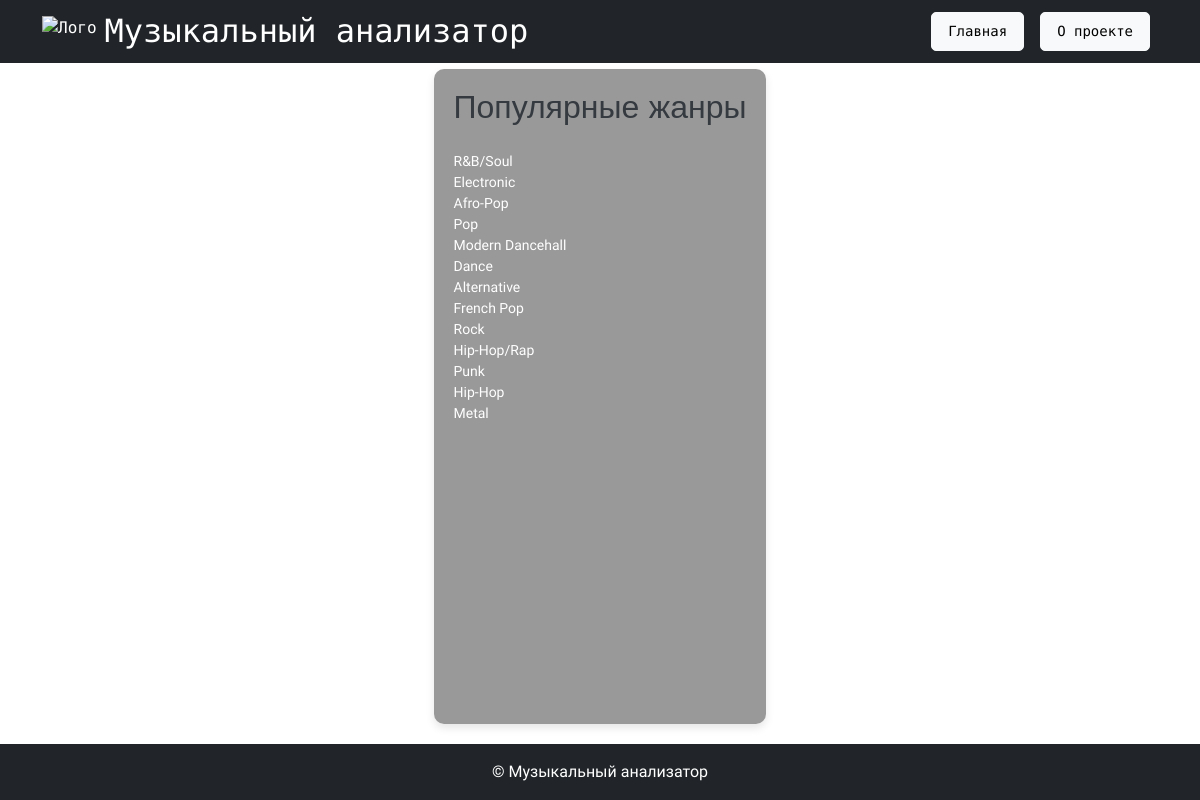
Page /popular.html/ on the committed database.
### music_app/models.py (models this page shows, shortened)
class Genre(models.Model):
    name = models.CharField(max_length=100, unique=True)

### music_app/views.py (the view)
# urls.py: path('popular.html/', views.popular_genres, name='popular_genres'),
def popular_genres(request):
    genres = Genre.objects.all()
    return render(request, 'popular.html', {'genres': genres})

### music_app/templates/popular.html (shortened to what this page needs)
{%load static%}
<!DOCTYPE html>
<html lang="ru">
<head>
    <link href="https://cdn.jsdelivr.net/npm/bootstrap@5.3.0/dist/css/bootstrap.min.css" rel="stylesheet">
    <link rel="stylesheet" href="{%static 'style.css'%}">
</head>
<body>
    <header class="bg-dark py-2 fixed-top">
        <div class="container d-flex align-items-center justify-content-between">
            <div class="logo d-flex align-items-center">
                <img src="https://encrypted-tbn0.gstatic.com/images?q=tbn:ANd9GcSvWVyqAGgbWCLumXg_cthZMNUnGrGWFNrgXg&s" alt="Лого" height="30" class="me-2">
                <h2 class="text-white m-0">Музыкальный анализатор</h2>
            </div>
            <div class="nav-buttons d-none d-md-flex">
                <a href="{% url 'index' %}" class="btn btn-sm btn-light mx-2">Главная</a>
                <a href="{% url 'about' %}" class="btn btn-sm btn-light mx-2">О проекте</a>
            </div>
        </div>
    </header>
    <main class="container content mt-5">
        <div class="genres-content">
            <h1 class="text-center mb-4">Популярные жанры</h1>
            {% for genre in genres %}
                <a>{{ genre.name }}</a><br>
            {% endfor %}
        </div>
    </main>
    <footer class="bg-dark text-white text-center py-3 mt-auto">
        <div class="container">
            &copy; Музыкальный анализатор
        </div>
    </footer>
</body>
</html>

### static/style.css (style rules this page uses)
body { background-image: url('background.jpeg'); background-size: cover; animation: slidein 100s infinite alternate forwards; color: #fff; font-family: 'PT Sans Narrow', sans-serif; display: flex; flex-direction: column; min-height: 100vh; margin: 0; }
.bg-dark { background-color: rgba(0, 0, 0, 0.8); }
h1, h2, h3, h4, h5, h6 { color: #343a40; }
h1 { font-family: 'Russo One', sans-serif; font-size: 2rem; }
h2, h3, h4, h5, h6 { font-family: 'Rubik Mono One', sans-serif; }
header { padding: 10px 0; font-family: 'Rubik Mono One', sans-serif; }
footer { padding: 10px 0; margin-top: auto; background-color: rgba(0, 0, 0, 0.8); }
.content { margin-top: 80px; display: flex; flex-direction: column; align-items: center; justify-content: center; flex-grow: 1; }
.nav-buttons .btn { font-size: 0.875rem; padding: 0.5rem 1rem; margin: 0.25rem; }
.about-content, .artists-content, .daysongs-content, .genres-content, .trends-content { font-size: 0.875rem; padding: 20px; background-color: rgba(128, 128, 128, 0.8); border-radius: 10px; box-shadow: 0 4px 8px rgba(0, 0, 0, 0.1); margin: 20px auto; max-width: 1200px; height: calc(100vh - 145px); }
.nav-buttons a { color: black; text-decoration: none; padding: 5px 10px; border-radius: 5px; }

### rows in the picture
Genre: name "R&B/Soul"
Genre: name "Electronic"
Genre: name "Afro-Pop"
Genre: name "Pop"
Genre: name "Modern Dancehall"
Genre: name "Dance"
Genre: name "Alternative"
Genre: name "French Pop"
Genre: name "Rock"
Genre: name "Hip-Hop/Rap"
Genre: name "Punk"
Genre: name "Hip-Hop"
Genre: name "Metal"
